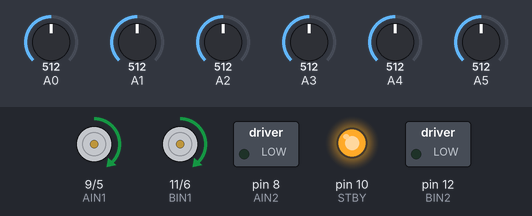
Bench run of a sketch on a simulated Arduino Uno, built with avr-gcc and run on an emulated ATmega328P. On the bench: direction and speed pins drawn as motors (green arrow = direction pin HIGH = forward, orange = LOW = backward, longer = more drive, stopped while the standby pin is LOW), switched loads named in the sketch (green lamp = pin HIGH), output pins drawn as LEDs (lit = HIGH). The inputs (shaded band) are chosen by the test bench; at power-on: A0 = 512, A2 = 512, A3 = 512, A4 = 512, A5 = 512, A1 = 512.

Above: at 5.7 s.
5.8 s: A0 set to 716
7.3 s: A2 set to 716
At 8.4 s:
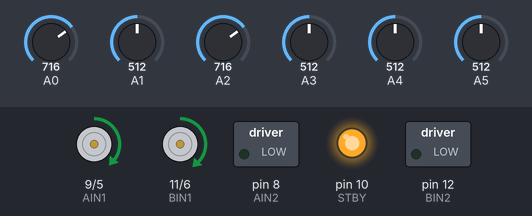
8.8 s: A3 set to 716
At 9.5 s:
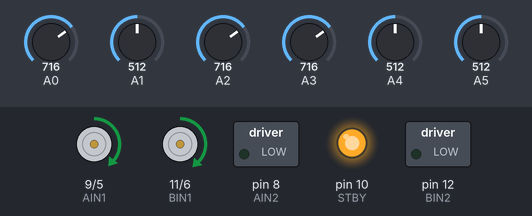
10.3 s: A4 set to 716
At 10.6 s:
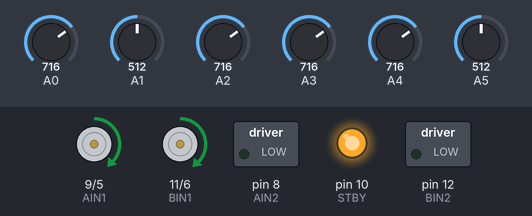
11.8 s: A5 set to 716
At 13.0 s:
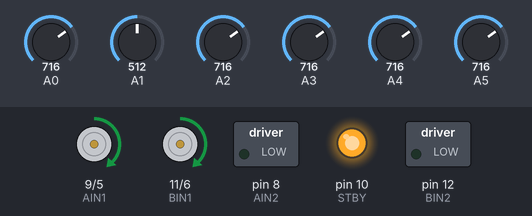
13.3 s: A1 set to 306
At 14.1 s:
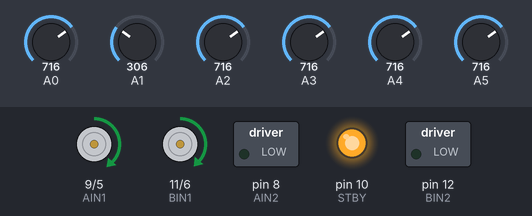
Timing chart, 0 to 15.8 s (numbered marks = the images above; inputs shaded):
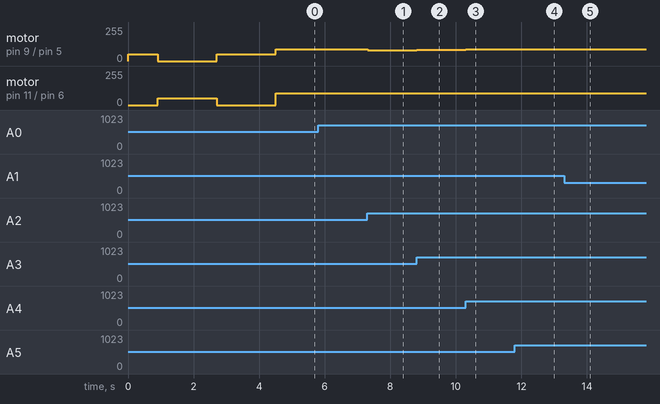

Measured:
- after the input at 7.3 s, motor on pin 9 (AIN1) / pin 5 (PWMA): forward 90/255 → forward 82/255 at once
- after the input at 8.8 s, motor on pin 9 (AIN1) / pin 5 (PWMA): forward 82/255 → forward 84/255 at once
- after the input at 10.3 s, motor on pin 9 (AIN1) / pin 5 (PWMA): forward 84/255 → forward 88/255 at once
- after the input at 11.8 s, motor on pin 9 (AIN1) / pin 5 (PWMA): forward 88/255 → forward 90/255 at once
- after the input at 13.3 s, motor on pin 11 (BIN1) / pin 6 (PWMB): forward 90/255 → forward 87/255 at once

The sketch:

lineFollower.ino
```cpp
#include <QTRSensors.h>

// The PID control algorithm is based on the Advanced Line Following Algorithm with 3pi robot,
// please refer to https://www.pololu.com/docs/0J21/7.c for original code.

// The main loop of the example reads the calibrated sensor values and uses them to
// estimate the position of a line.  You can test this by taping a piece of 3/4" black
// electrical tape to a piece of white paper and sliding the sensor across it.  It
// prints the sensor values to the serial monitor as numbers from 0 (maximum reflectance)
// to 1000 (minimum reflectance) followed by the estimated location of the line as a number
// from 0 to 5000.  1000 means the line is directly under sensor 1, 2000 means directly
// under sensor 2, etc.  0 means the line is directly under sensor 0 or was last seen by
// sensor 0 before being lost.  5000 means the line is directly under sensor 5 or was
// last seen by sensor 5 before being lost.

#define DEBUG 0 // if DEBUG is on, only test motor and/or sensors
#define INFO 0 // if INFO is on, print debug info

/* For PID control */
#define Kp 0.05 // proportional constant
#define Ki 0.0001 // integral constant
#define Kd 1.5 // derivative constant
#define aggrKp 4 // aggressive proportional constant
#define aggrKd 0.2 // aggressive integral constant
#define aggrKi 1 // aggressive derivative constant

/* For QTR sensors */
#define NUM_SENSORS 6 // number of sensors used
#define NUM_SAMPLES_PER_SENSOR 4 // average 4 analog samples per sensor reading

/* For motor controll */
#define STBY 10 //standby

/* motor A connected between A01 and A02 - Left Motor */
#define PWMA 5
#define AIN1 9
#define AIN2 8
/* motor B connected between B01 and B02 - Right Motor */
#define PWMB 6
#define BIN1 11
#define BIN2 12

#define MAX_SPEED 90

/* sensors 0 through 5 are connected to analog inputs 0 through 5, respectively */
QTRSensorsAnalog qtra((unsigned char[]) {0, 1, 2, 3, 4, 5},
  NUM_SENSORS, NUM_SAMPLES_PER_SENSOR, QTR_NO_EMITTER_PIN);

unsigned int sensorValues[NUM_SENSORS];

int lastError = 0;

void setup() {
  /* Set up motor controll pins as output */
  pinMode(STBY, OUTPUT);
  pinMode(AIN1,OUTPUT);
  pinMode(AIN2,OUTPUT);
  pinMode(PWMA,OUTPUT);
  pinMode(BIN1,OUTPUT);
  pinMode(BIN2,OUTPUT);
  pinMode(PWMB,OUTPUT);

  if (!DEBUG) {
    // Auto-calibration: turn right and left while calibrating the
    // sensors.
    for (int counter=0; counter<100; counter++) {
      if (counter < 20 || counter >= 60)
        set_motors(50,0);
      else
        set_motors(0,50);

      // This function records a set of sensor readings and keeps
      // track of the minimum and maximum values encountered.  The
      // IR_EMITTERS_ON argument means that the IR LEDs will be
      // turned on during the reading, which is usually what you
      // want.
      qtra.calibrate();

      // the total delay is (# of loops)*(delay time/loop),
      // i.e., 100*20 = 2000 ms.
      delay(20);
    }

    set_motors(0,0); // stop the motor for a second
  }

  Serial.begin(9600);
}

void loop() {
  if (DEBUG == 1) {
    // enable the following functions as needed
//    testSensor();
//    testMotor();
  } else {
    // execute main function
    lineFollowDrive();
  }
}

void lineFollowDrive() {
  unsigned int position = 0;
  long integral = 0;
  int power_difference = 0;
  int leftMotorSpeed = 0;
  int rightMotorSpeed = 0;

  // get calibrated readings along with the line position,
  // refer to the QTR Sensors Arduino Library for more details on line position.
  position = qtra.readLine(sensorValues);

//  Serial.println(position);

  // The "error" term should be 0 when we are on the line.
  // i.e., if there are 6 sensors and the readings are from (0~5000),
  // the error will be -2500 ~ 2500
  int error = (int) position - 2500;

  // Compute the derivative (change), which determines the rate of change of
  // the error value
  int derivative = error - lastError;

  // Compute the integral (sum) of the previous position values,
  // which records the history of the robot's motion
  integral += error;

  // Remember the last position of the robot
  lastError = error;

  if (INFO == 1) {
    Serial.print("Current Error: ");
    Serial.print(error);
    Serial.print(" | ");
    Serial.print("Integral: ");
    Serial.print(integral);
    Serial.print(" | ");
    Serial.print("Deriva: ");
    Serial.print(derivative);
    Serial.println();
  }

  // Compute the difference between the two motor power settings,
  // m1 - m2.  If this is a positive number the robot will turn
  // to the right.  If it is a negative number, the robot will
  // turn to the left, and the magnitude of the number determines
  // the sharpness of the turn.
  power_difference = error*Kp + integral*Ki + derivative*Kd;

  // Aggressive turning alogrithm, needs to be tested out
//  if (derivative <= -1300 || derivative >= 1300) {
//    Serial.println("Big Gap!");
//    power_difference = error*aggrKp + integral*aggrKi + derivative*aggrKd;
//  } else {
//    power_difference = error*Kp + integral*Ki + derivative*Kd;
//  }

  if (INFO == 1) {
    Serial.println(power_difference);
  }

  // Compute the actual motor settings.  We never set either motor
  // to a negative value.
  if(power_difference > MAX_SPEED)
    power_difference = MAX_SPEED;

  if(power_difference < -MAX_SPEED)
    power_difference = -MAX_SPEED;

  if (power_difference < 0) {
    leftMotorSpeed = MAX_SPEED+power_difference;
    rightMotorSpeed = MAX_SPEED;
  } else {
    leftMotorSpeed = MAX_SPEED;
    rightMotorSpeed = MAX_SPEED-power_difference;
  }

  set_motors(leftMotorSpeed, rightMotorSpeed);

  if (INFO == 1) {
    Serial.print(leftMotorSpeed);
    Serial.print('\t');
    Serial.print(rightMotorSpeed);
    Serial.println();
  }
}

/* Drive the robot by enabling power in left and right motors */
void set_motors(int leftMotorSpeed, int rightMotorSpeed) {
  digitalWrite(STBY, HIGH);
  digitalWrite(BIN1, HIGH);
  digitalWrite(BIN2, LOW);
  analogWrite(PWMB, rightMotorSpeed);
  digitalWrite(STBY, HIGH);
  digitalWrite(AIN1, HIGH);
  digitalWrite(AIN2, LOW);
  analogWrite(PWMA, leftMotorSpeed);
}

/* Read raw sensor values from the QTR Reflectance Sensors */
void testSensor() {
  // read raw sensor values
  qtra.read(sensorValues);

  // print the sensor values as numbers from 0 to 1023, where 0 means maximum reflectance and
  // 1023 means minimum reflectance
  for (unsigned char i = 0; i < NUM_SENSORS; i++)
  {
    Serial.print(sensorValues[i]);
    Serial.print('\t'); // tab to format the raw data into columns in the Serial monitor
  }
  Serial.println();

  delay(250);
}

/* Test motors */
void testMotor() {
  int testSpeed = 60;
  digitalWrite(STBY, HIGH);
  // Left motor
  analogWrite(PWMA, testSpeed);
  digitalWrite(AIN1, HIGH);
  digitalWrite(AIN2, LOW);
  // Right motor
  digitalWrite(PWMB, testSpeed);
  digitalWrite(BIN1, HIGH);
  digitalWrite(BIN2, LOW);
}
```
